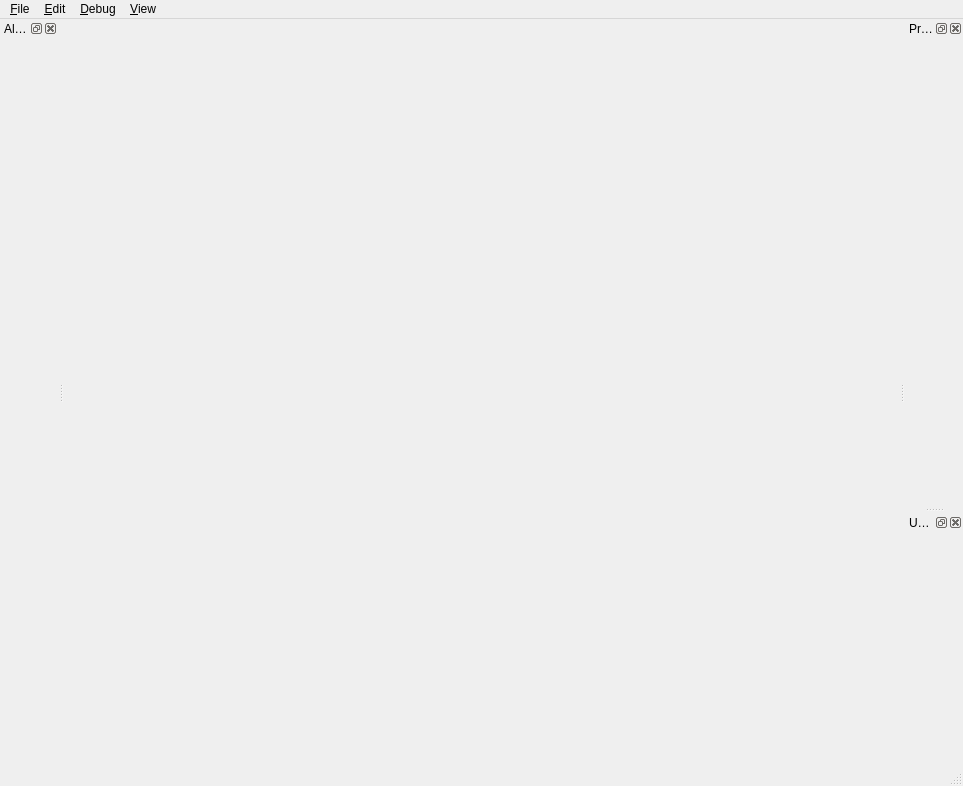
<?xml version="1.0" encoding="UTF-8"?>
<ui version="4.0">
 <class>MainWindow</class>
 <widget class="QMainWindow" name="MainWindow">
  <property name="geometry">
   <rect>
    <x>0</x>
    <y>0</y>
    <width>963</width>
    <height>786</height>
   </rect>
  </property>
  <property name="windowTitle">
   <string>MainWindow</string>
  </property>
  <widget class="QWidget" name="central_widget">
   <layout class="QVBoxLayout" name="verticalLayout"/>
  </widget>
  <widget class="QMenuBar" name="menubar">
   <property name="geometry">
    <rect>
     <x>0</x>
     <y>0</y>
     <width>963</width>
     <height>29</height>
    </rect>
   </property>
   <widget class="QMenu" name="menu_file">
    <property name="title">
     <string>&amp;File</string>
    </property>
    <addaction name="action_open"/>
    <addaction name="action_save"/>
    <addaction name="action_save_as"/>
    <addaction name="separator"/>
    <addaction name="action_run"/>
    <addaction name="separator"/>
    <addaction name="action_quit"/>
   </widget>
   <widget class="QMenu" name="menu_edit">
    <property name="title">
     <string>&amp;Edit</string>
    </property>
   </widget>
   <widget class="QMenu" name="menu_view">
    <property name="title">
     <string>&amp;View</string>
    </property>
    <widget class="QMenu" name="menu_panels">
     <property name="title">
      <string>Panels</string>
     </property>
    </widget>
    <addaction name="menu_panels"/>
   </widget>
   <widget class="QMenu" name="menu_debug">
    <property name="title">
     <string>&amp;Debug</string>
    </property>
    <addaction name="action_show_physics"/>
    <addaction name="action_show_bounding_box"/>
    <addaction name="action_show_aabb"/>
    <addaction name="action_show_geometry"/>
   </widget>
   <addaction name="menu_file"/>
   <addaction name="menu_edit"/>
   <addaction name="menu_debug"/>
   <addaction name="menu_view"/>
  </widget>
  <widget class="QStatusBar" name="statusbar"/>
  <widget class="QDockWidget" name="entity_edit_dock">
   <property name="windowTitle">
    <string>Properties</string>
   </property>
   <attribute name="dockWidgetArea">
    <number>2</number>
   </attribute>
   <widget class="QWidget" name="dockWidgetContents_2">
    <layout class="QVBoxLayout" name="verticalLayout_3">
     <item>
      <widget class="atom::editor::EntityEdit" name="entity_edit" native="true"/>
     </item>
    </layout>
   </widget>
  </widget>
  <widget class="QDockWidget" name="entity_list_dock">
   <property name="windowTitle">
    <string>All entities</string>
   </property>
   <attribute name="dockWidgetArea">
    <number>1</number>
   </attribute>
   <widget class="QWidget" name="dockWidgetContents">
    <layout class="QVBoxLayout" name="verticalLayout_2">
     <item>
      <widget class="atom::editor::EntityList" name="entity_list" native="true"/>
     </item>
    </layout>
   </widget>
  </widget>
  <widget class="QDockWidget" name="undo_view_dock">
   <property name="toolTip">
    <string>Undo stack</string>
   </property>
   <property name="windowTitle">
    <string>Undo stack</string>
   </property>
   <attribute name="dockWidgetArea">
    <number>2</number>
   </attribute>
   <widget class="QWidget" name="dockWidgetContents_3"/>
  </widget>
  <action name="action_save">
   <property name="text">
    <string>&amp;Save</string>
   </property>
   <property name="shortcut">
    <string>Ctrl+S</string>
   </property>
  </action>
  <action name="action_save_as">
   <property name="text">
    <string>Save as...</string>
   </property>
  </action>
  <action name="action_quit">
   <property name="text">
    <string>&amp;Quit</string>
   </property>
   <property name="shortcut">
    <string>Ctrl+Q</string>
   </property>
  </action>
  <action name="action_run">
   <property name="text">
    <string>&amp;Run</string>
   </property>
   <property name="shortcut">
    <string>F5</string>
   </property>
  </action>
  <action name="action_open">
   <property name="text">
    <string>&amp;Open...</string>
   </property>
   <property name="shortcut">
    <string>Ctrl+O</string>
   </property>
  </action>
  <action name="action_show_physics">
   <property name="checkable">
    <bool>true</bool>
   </property>
   <property name="text">
    <string>Physics</string>
   </property>
  </action>
  <action name="action_show_bounding_box">
   <property name="checkable">
    <bool>true</bool>
   </property>
   <property name="text">
    <string>Bounding Box</string>
   </property>
  </action>
  <action name="action_show_aabb">
   <property name="checkable">
    <bool>true</bool>
   </property>
   <property name="text">
    <string>AABB</string>
   </property>
  </action>
  <action name="action_show_geometry">
   <property name="checkable">
    <bool>true</bool>
   </property>
   <property name="text">
    <string>Geometry</string>
   </property>
  </action>
 </widget>
 <customwidgets>
  <customwidget>
   <class>atom::editor::EntityList</class>
   <extends>QWidget</extends>
   <header>editor/ui/entity_list.h</header>
   <container>1</container>
  </customwidget>
  <customwidget>
   <class>atom::editor::EntityEdit</class>
   <extends>QWidget</extends>
   <header>editor/ui/entity_edit.h</header>
   <container>1</container>
  </customwidget>
 </customwidgets>
 <resources/>
 <connections/>
</ui>
